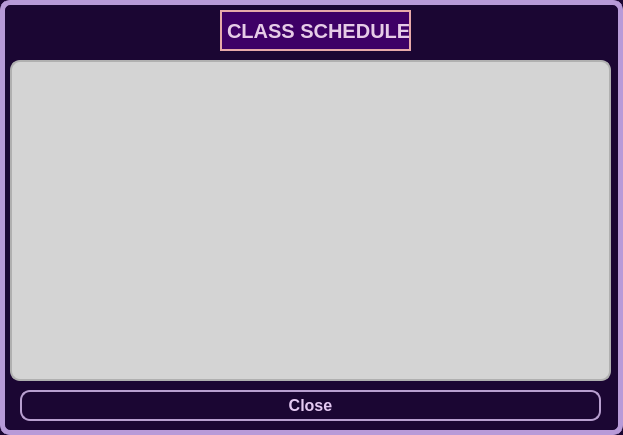
<?xml version="1.0" encoding="UTF-8"?>
<ui version="4.0">
 <class>ClassScheduleViewing</class>
 <widget class="QDialog" name="ClassScheduleViewing">
  <property name="geometry">
   <rect>
    <x>0</x>
    <y>0</y>
    <width>623</width>
    <height>435</height>
   </rect>
  </property>
  <property name="windowTitle">
   <string>Class Schedule</string>
  </property>
  <property name="styleSheet">
   <string notr="true">QDialog#ClassScheduleViewing {
       background-color:#1B0633;
border:5px solid #B89AD8;
        border-radius: 10%;
}</string>
  </property>
  <widget class="QTableView" name="tableView">
   <property name="geometry">
    <rect>
     <x>10</x>
     <y>60</y>
     <width>601</width>
     <height>321</height>
    </rect>
   </property>
   <property name="styleSheet">
    <string notr="true">QTableView#tableView {
border: 1.5px solid #b0b0b0;  /* Softer grey border */
    border-radius: 10px;
    background-color: #d4d4d4;    /* Lighter table background */
    font-family: 'Segoe UI', sans-serif;
    font-size: 11pt;
    color: #1f1f1f;
    gridline-color: #bcbcbc;      /* Mid grey grid lines */
    alternate-background-color: #e2e2e2;  /* Subtle row alternation */
    selection-background-color: #b0b0b0;  /* Visible selection */
    selection-color: #000000;
    font-weight: 500;

}

QHeaderView::section {
    background-color: #4b4b4b;    /* Darker grey header */
    color: #ffffff;               /* Light font for contrast */
    font-weight: bold;
    font-size: 11pt;
    padding: 6px;
    border: none;
    font-family: 'Segoe UI', sans-serif;
}

QTableWidget QTableCornerButton::section {
   background-color: #8a8a8a;    /* Match header color */
    border: none;
}

QTableWidget::item {
      padding: 8px 10px;
    font-size: 10pt;
    color: #1f1f1f;
    background-color: transparent;
}

QTableWidget::item:selected {
    background-color: #b0b0b0;
    color: #000000;
}
</string>
   </property>
  </widget>
  <widget class="QPushButton" name="closeButton">
   <property name="geometry">
    <rect>
     <x>20</x>
     <y>390</y>
     <width>581</width>
     <height>31</height>
    </rect>
   </property>
   <property name="styleSheet">
    <string notr="true">QPushButton#closeButton {
     border: 1.5px solid #B89FD0;
    border-radius: 10px;
    padding: 6px;
    font-size: 16px;
background: qlineargradient(x1:0, y1:0, x2:1, y2:1,
                            stop:0 rgb(95, 2, 95),
                            stop:1 rgb(216, 181, 221));
color:#e4c9f2;
font-weight:700;
}

/* Hover effect */
QPushButton#closeButton:hover {
 
   background-color: #69166f;
}

</string>
   </property>
   <property name="text">
    <string>Close</string>
   </property>
  </widget>
  <widget class="QLabel" name="label">
   <property name="geometry">
    <rect>
     <x>220</x>
     <y>10</y>
     <width>191</width>
     <height>41</height>
    </rect>
   </property>
   <property name="styleSheet">
    <string notr="true">QLabel#label{
     background-color: #3E0066;
  color: #E6CCE7;
  border: 2px solid #E7A9A9;
  font-weight: bold;
  font-size: 20px;
  text-align: center;
}
</string>
   </property>
   <property name="text">
    <string>CLASS SCHEDULE</string>
   </property>
  </widget>
 </widget>
 <resources/>
 <connections/>
</ui>
